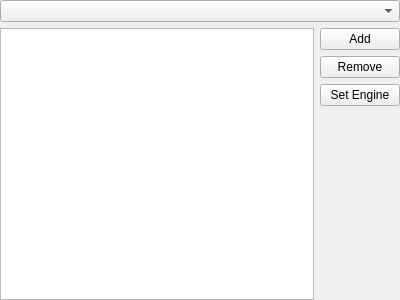
<?xml version="1.0" encoding="UTF-8"?>
<ui version="4.0">
 <class>CFGCustomServers</class>
 <widget class="QWidget" name="CFGCustomServers">
  <property name="geometry">
   <rect>
    <x>0</x>
    <y>0</y>
    <width>400</width>
    <height>300</height>
   </rect>
  </property>
  <layout class="QVBoxLayout" name="verticalLayout_2">
   <property name="margin">
    <number>0</number>
   </property>
   <item>
    <widget class="QComboBox" name="cboEngines"/>
   </item>
   <item>
    <layout class="QHBoxLayout" name="horizontalLayout">
     <item>
      <widget class="QTableView" name="tvServers">
       <property name="selectionBehavior">
        <enum>QAbstractItemView::SelectRows</enum>
       </property>
       <property name="horizontalScrollMode">
        <enum>QAbstractItemView::ScrollPerPixel</enum>
       </property>
      </widget>
     </item>
     <item>
      <layout class="QVBoxLayout" name="verticalLayout">
       <item>
        <widget class="QPushButton" name="btnAdd">
         <property name="toolTip">
          <string>&lt;!DOCTYPE HTML PUBLIC &quot;-//W3C//DTD HTML 4.0//EN&quot; &quot;http://www.w3.org/TR/REC-html40/strict.dtd&quot;&gt;
&lt;html&gt;&lt;head&gt;&lt;meta name=&quot;qrichtext&quot; content=&quot;1&quot; /&gt;&lt;style type=&quot;text/css&quot;&gt;
p, li { white-space: pre-wrap; }
&lt;/style&gt;&lt;/head&gt;&lt;body style=&quot; font-family:'MS Shell Dlg 2'; font-size:8.25pt; font-weight:400; font-style:normal;&quot;&gt;
&lt;p style=&quot; margin-top:0px; margin-bottom:0px; margin-left:0px; margin-right:0px; -qt-block-indent:0; text-indent:0px;&quot;&gt;&lt;span style=&quot; font-size:8pt;&quot;&gt;Adds a new entry to the list. To specify the address and port of the custom server double-click on the cells in the table. Domain names are supported.&lt;/span&gt;&lt;/p&gt;&lt;/body&gt;&lt;/html&gt;</string>
         </property>
         <property name="text">
          <string>Add</string>
         </property>
        </widget>
       </item>
       <item>
        <widget class="QPushButton" name="btnRemove">
         <property name="text">
          <string>Remove</string>
         </property>
        </widget>
       </item>
       <item>
        <widget class="QPushButton" name="btnSetEngine">
         <property name="toolTip">
          <string>Changes engine on selected servers.</string>
         </property>
         <property name="text">
          <string>Set Engine</string>
         </property>
        </widget>
       </item>
       <item>
        <spacer name="verticalSpacer">
         <property name="orientation">
          <enum>Qt::Vertical</enum>
         </property>
         <property name="sizeHint" stdset="0">
          <size>
           <width>20</width>
           <height>40</height>
          </size>
         </property>
        </spacer>
       </item>
      </layout>
     </item>
    </layout>
   </item>
  </layout>
 </widget>
 <resources/>
 <connections/>
</ui>
